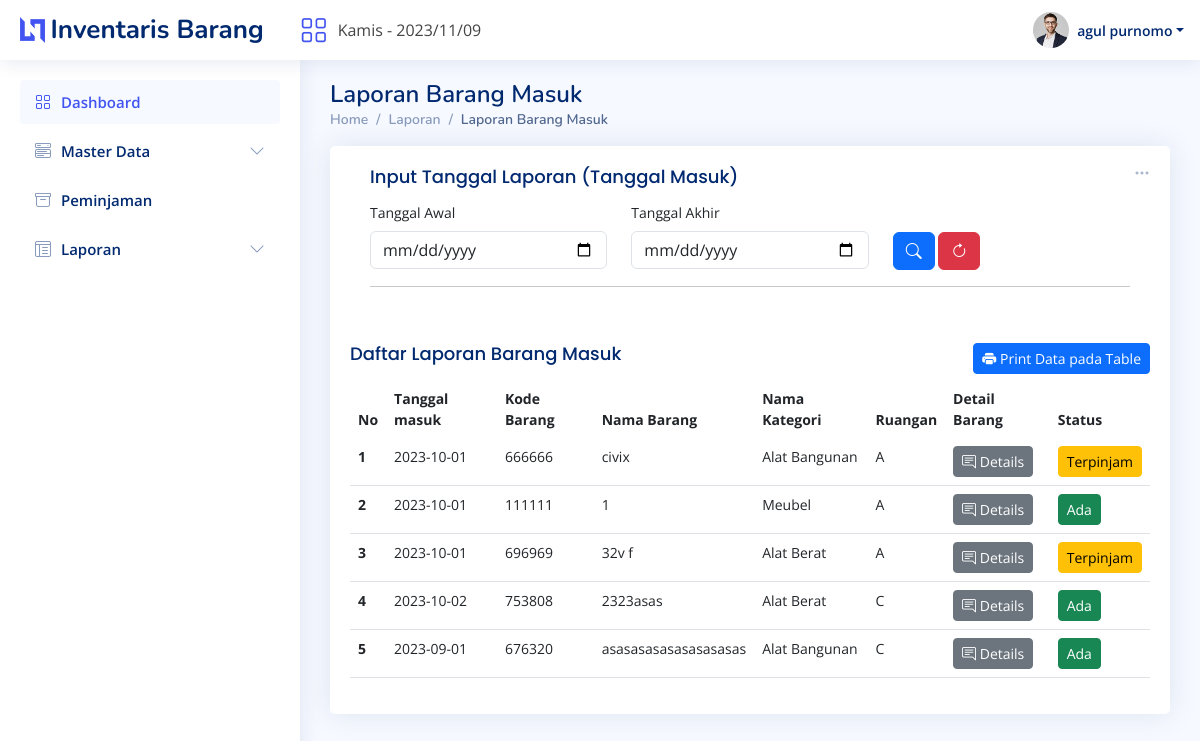
/laporan-barang-masuk.php (signed in), run on the app's committed database.
### tables this page shows
CREATE TABLE `barang` (
  `id_barang` int(11) NOT NULL,
  `kode_barang` int(11) NOT NULL,
  `tanggal_masuk` date DEFAULT NULL,
  `nama_barang` varchar(255) DEFAULT NULL,
  `id_kategori` int(11) DEFAULT NULL,
  `kondisi_barang_bagus` int(11) DEFAULT NULL,
  `kondisi_barang_rusak` int(11) DEFAULT NULL,
  `satuan` varchar(11) DEFAULT NULL,
  `id_ruang` int(11) DEFAULT NULL,
  `keluar` int(1) DEFAULT NULL,
  `tanggal_keluar` date DEFAULT NULL,
  `alasan` varchar(255) DEFAULT NULL,
  `alasan2` varchar(255) DEFAULT NULL
);

CREATE TABLE `kategori` (
  `id_kategori` int(25) NOT NULL,
  `nama_kategori` varchar(255) NOT NULL
);

CREATE TABLE `ruang` (
  `id_ruang` int(11) NOT NULL,
  `nama_ruang` varchar(225) DEFAULT NULL,
  `lokasi_ruang` varchar(255) DEFAULT NULL
);

### laporan-barang-masuk.php (the view, shortened to what this page needs)
<?php
include_once 'header.php';
?>
<main id="main" class="main">
    <div class="pagetitle">
        <h1>Laporan Barang Masuk</h1>
        <nav>
            <ol class="breadcrumb">
                <li class="breadcrumb-item"><a href="?page=dashboard">Home</a></li>
                <li class="breadcrumb-item">Laporan</li>
                <li class="breadcrumb-item active" >Laporan Barang Masuk</li>
            </ol>
        </nav>
    </div>
    <section class="section dashboard">
        <div class="row">
            <div class="col-lg-15">
                <div class="row">
                    <div class="col-12">
                        <div class="card recent-sales overflow-auto">
                            <div class="filter">
                                <a class="icon" href="#" data-bs-toggle="dropdown" title="Pilih Filter pada Table"><i class="bi bi-three-dots"></i></a>
                            </div>
                            <div class="card-body">
                            <div class="card-body">
                                    <h5 class="card-title m-0"> Input Tanggal Laporan (Tanggal Masuk)</h5>
                                    <form method="post">
                                        <div class="mb-3">
                                            <div class="row">
                                                <div class="col-lg-4">
                                                    <label class="form-label">Tanggal Awal</label>
                                                    <input type="date" name="tanggal_awal" class="form-control" value="<?php echo ($tanggal_awal ? $tanggal_awal : '') ?>" required>
                                                </div>
                                                <div class="col-lg-4">
                                                    <label class="form-label">Tanggal Akhir</label>
                                                    <input type="date" name="tanggal_akhir" class="form-control" value="<?php echo ($tanggal_akhir ? $tanggal_akhir : '') ?>" required>
                                                </div>
                                                <div class="col-lg-3">
                                                    <button title="Cari laporan barang berdasarkan input Tanggal" name="cari-tanggal" class="btn btn-primary" style="margin-top: 30px;"><i class="bi bi-search"></i></button>
                                                    <button title="Refresh Page" type="reset" onclick="location.href='?page=laporan-barang-masuk'" style="margin-top: 30px;" class="btn btn-danger"><i class="bi bi-arrow-clockwise"></i></button>
                                                </div>
                                            </div>
                                        </div>
                                        <hr>
                                    </form>
                                </div>
                                <a style="float: right; margin-top: 20px;" target="_blank" class="btn btn-primary btn-sm" href="cetak-laporan-masuk.php<?php
                                    if (isset($_POST['tanggal_awal'])) {
                                        echo '?print=tanggal&awal=' . $tanggal_awal . '&akhir=' . $tanggal_akhir ;
                                    }elseif (isset($_POST['filter-today'])) {
                                        echo '?print=day' ;
                                    }elseif (isset($_POST['filter-week'])) {
                                        echo '?print=week' ;
                                    }elseif (isset($_POST['filter-month'])) {
                                        echo '?print=month' ;
                                    }elseif (isset($_POST['filter-year'])) {
                                        echo '?print=year' ;
                                    }else{
                                        echo '?print=all' ;
                                    }
                                    ?>
                                    "><i class="bi bi-printer-fill"></i> Print Data pada Table</a>
                                <h5 class="card-title m-0">Daftar Laporan Barang Masuk
                                </h5>
                                <table class="table table-border datatable">
                                    <thead>
                                        <tr>
                                            <th scope="col">No</th>
                                            <th scope="col">Tanggal masuk</th>
                                            <th scope="col">Kode Barang</th>
                                            <th scope="col">Nama Barang</th>
                                            <th scope="col">Nama Kategori</th>
                                            <th scope="col">Ruangan</th>
                                            <th scope="col">Detail Barang</th>
                                            <th scope="col">Status</th>
                                        </tr>
                                    </thead>
                                    <tbody>
                                        <?php
                                        $i = 1;
                                        if (isset($_POST['filter-today'])) {
                                            $query = mysqli_query($koneksi, "SELECT * FROM barang INNER JOIN kategori ON barang.id_kategori=kategori.id_kategori INNER JOIN ruang ON barang.id_ruang=ruang.id_ruang WHERE keluar='0' AND tanggal_masuk='$currentdate' ");
                                        }elseif (isset($_POST['filter-week'])) {
                                            $query = mysqli_query($koneksi, "SELECT * FROM barang INNER JOIN kategori ON barang.id_kategori=kategori.id_kategori INNER JOIN ruang ON barang.id_ruang=ruang.id_ruang WHERE keluar='0' AND tanggal_masuk BETWEEN '$filter_upweek' AND '$filter_endweek' ");
                                        }elseif (isset($_POST['filter-month'])) {
                                            $query = mysqli_query($koneksi, "SELECT * FROM barang INNER JOIN kategori ON barang.id_kategori=kategori.id_kategori INNER JOIN ruang ON barang.id_ruang=ruang.id_ruang WHERE keluar='0' AND tanggal_masuk BETWEEN '$filter_upmonth' AND '$filter_endmonth' ");
                                        }elseif (isset($_POST['filter-year'])) {
                                            $query = mysqli_query($koneksi, "SELECT * FROM barang INNER JOIN kategori ON barang.id_kategori=kategori.id_kategori INNER JOIN ruang ON barang.id_ruang=ruang.id_ruang WHERE keluar='0' AND tanggal_masuk BETWEEN '$filter_upyear' AND '$filter_endyear' ");
                                        }elseif (isset($_POST['filter-all'])) {
                                            $query = mysqli_query($koneksi, "SELECT * FROM barang INNER JOIN kategori ON barang.id_kategori=kategori.id_kategori INNER JOIN ruang ON barang.id_ruang=ruang.id_ruang WHERE keluar='0' ");
                                        }elseif (isset($_POST['cari-tanggal'])) {
                                            $query = mysqli_query($koneksi, "SELECT * FROM barang INNER JOIN kategori ON barang.id_kategori=kategori.id_kategori INNER JOIN ruang ON barang.id_ruang=ruang.id_ruang WHERE keluar='0' AND tanggal_masuk BETWEEN '$tanggal_awal' AND '$tanggal_akhir' ");
                                        }else{
                                            $query = mysqli_query($koneksi, "SELECT * FROM barang INNER JOIN kategori ON barang.id_kategori=kategori.id_kategori INNER JOIN ruang ON barang.id_ruang=ruang.id_ruang WHERE keluar='0' ");
                                        }
                                        while ($data = mysqli_fetch_array($query)) {
                                        ?>
                                            <tr>
                                                <td><strong><?php echo $i++ ?></strong></td>
                                                <td><?php echo $data['tanggal_masuk'] ?></td>
                                                <td><?php echo $data['kode_barang'] ?></td>
                                                <td><?php echo $data['nama_barang'] ?></td>
                                                <td><?php echo $data['nama_kategori'] ?></td>
                                                <td><?php echo $data['nama_ruang'] ?></td>
                                                <td>
                                                    <a data-bs-toggle="modal" data-bs-target="#detailbarang<?php echo $data['id_barang'] ?>" class="btn btn-secondary btn-sm" title="Detail Informasi Barang"><i class="bi bi-chat-right-text"></i> Details</a>
                                                </td>
                                                <td>
                                                <?php
                                                    if ($data['keluar'] == '1' || $data['alasan'] == 'hapus') {
                                                        echo '<span class="btn btn-danger btn-sm">Terhapus</span>';
                                                    }elseif ($data['alasan2'] == 'pinjam'){
                                                        echo '<span class="btn btn-warning btn-sm">Terpinjam</span>';
                                                    }else{
                                                        echo '<span class="btn btn-success btn-sm">Ada</span>';
                                                    }
                                                    ?>
                                                </td>
                                            </tr>
                                        <?php
                                        }
                                        ?>
                                    </tbody>
                                </table>
                            </div>
                        </div>
                    </div>
                </div>
            </div>
        </div>
    </section>
</main>

### assets/css/style.css (style rules this page uses)
:root { scroll-behavior: smooth; }
body { font-family: "Open Sans", sans-serif; background: #f6f9ff; color: #444444; }
a { color: #4154f1; text-decoration: none; }
h1, h2, h3, h4, h5, h6 { font-family: "Nunito", sans-serif; }
#main { margin-top: 60px; padding: 20px 30px; transition: all 0.3s; }
.pagetitle { margin-bottom: 10px; }
.pagetitle h1 { font-size: 24px; margin-bottom: 0; font-weight: 600; color: #012970; }
.card { margin-bottom: 30px; border: none; border-radius: 5px; box-shadow: 0px 0 30px rgba(1, 41, 112, 0.1); }
.card-title { padding: 20px 0 15px 0; font-size: 18px; font-weight: 500; color: #012970; font-family: "Poppins", sans-serif; }
.card-body { padding: 0 20px 20px 20px; }
.breadcrumb { font-size: 14px; font-family: "Nunito", sans-serif; color: #899bbd; font-weight: 600; }
.breadcrumb a { color: #899bbd; transition: 0.3s; }
.breadcrumb .breadcrumb-item::before { color: #899bbd; }
.breadcrumb .active { color: #51678f; font-weight: 600; }
@media (min-width: 1200px) { #main, #footer { margin-left: 300px; } }
.dashboard .filter { position: absolute; right: 0px; top: 15px; }
.dashboard .filter .icon { color: #aab7cf; padding-right: 20px; padding-bottom: 5px; transition: 0.3s; font-size: 16px; }
.dashboard .recent-sales { font-size: 14px; }
.dashboard .recent-sales .table thead { background: #f6f6fe; }
.dashboard .recent-sales .table thead th { border: 0; }

### data on the page
barang: tanggal_masuk "2023-10-01", kode_barang "666666", nama_barang "civix", id_kategori.nama_kategori "Alat Bangunan", id_ruang.nama_ruang "A", keluar "Terpinjam"
barang: tanggal_masuk "2023-10-01", kode_barang "111111", nama_barang "1", id_kategori.nama_kategori "Meubel", id_ruang.nama_ruang "A", keluar "Ada"
barang: tanggal_masuk "2023-10-01", kode_barang "696969", nama_barang "32v f", id_kategori.nama_kategori "Alat Berat", id_ruang.nama_ruang "A", keluar "Terpinjam"
barang: tanggal_masuk "2023-10-02", kode_barang "753808", nama_barang "2323asas", id_kategori.nama_kategori "Alat Berat", id_ruang.nama_ruang "C", keluar "Ada"
barang: tanggal_masuk "2023-09-01", kode_barang "676320", nama_barang "asasasasasasasasasas", id_kategori.nama_kategori "Alat Bangunan", id_ruang.nama_ruang "C", keluar "Ada"

### other printed values
$today_indo "Kamis"
$_SESSION['user']['nama_user'] "agul purnomo"
